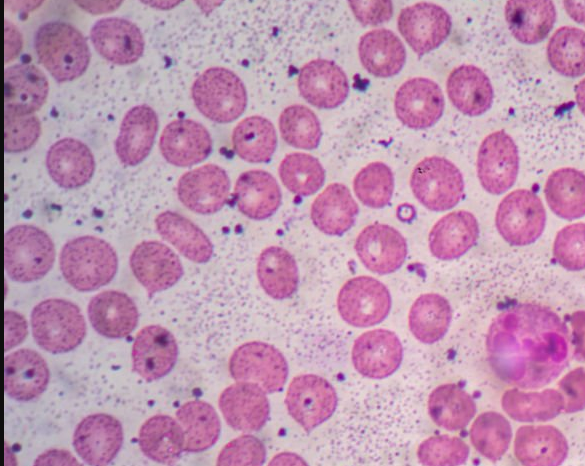
#> input picture tests/cellule_S.png, 585 x 466 px
$ python -i preprocessing_service.py   (imports and definitions only)
#> lines starting #> are read from the running program, lines starting #| are printed output that depends on the picture

import numpy as np
import cv2


class PreprocessingService:
    #Transforme des bytes d'image en tenseur prêt pour l'inférence.

    TARGET_SIZE: tuple[int, int] = (224, 224)

    def __init__(self, apply_clahe: bool = True) -> None:

        self._apply_clahe = apply_clahe

        # Pré-instanciation du processeur CLAHE
        self._clahe = cv2.createCLAHE(clipLimit=2.0, tileGridSize=(8, 8))

    # ── API publique ───

    def preprocess(self, image_bytes: bytes) -> np.ndarray:

        img = self._decode(image_bytes)
        img = self._resize(img)

        if self._apply_clahe:
            img = self._enhance_contrast(img)

        img = self._normalize(img)
        return img[np.newaxis, ...]          # (H, W, 3) → (1, H, W, 3)

    # ── Méthodes internes ─────

    def _decode(self, image_bytes: bytes) -> np.ndarray:
        """Décode les bytes en tableau NumPy RGB uint8."""
        buf = np.frombuffer(image_bytes, dtype=np.uint8)
        img_bgr = cv2.imdecode(buf, cv2.IMREAD_COLOR)

        if img_bgr is None:
            raise ValueError(
                "Impossible de décoder l'image. "
                "Vérifiez que le fichier est un JPG ou PNG valide et non corrompu."
            )

        # OpenCV charge en BGR → conversion en RGB
        return cv2.cvtColor(img_bgr, cv2.COLOR_BGR2RGB)

    def _resize(self, img: np.ndarray) -> np.ndarray:
        """Redimensionne l'image à TARGET_SIZE avec interpolation bilinéaire."""
        return cv2.resize(img, self.TARGET_SIZE, interpolation=cv2.INTER_LINEAR)

    def _enhance_contrast(self, img: np.ndarray) -> np.ndarray:
        """
        Applique CLAHE sur le canal L de l'espace LAB.
        Améliore la lisibilité des structures cellulaires sans saturer les couleurs.
        """
        lab = cv2.cvtColor(img, cv2.COLOR_RGB2LAB)
        l_channel, a_channel, b_channel = cv2.split(lab)
        l_enhanced = self._clahe.apply(l_channel)
        lab_enhanced = cv2.merge([l_enhanced, a_channel, b_channel])
        return cv2.cvtColor(lab_enhanced, cv2.COLOR_LAB2RGB)

    def _normalize(self, img: np.ndarray) -> np.ndarray:
        """Normalise les valeurs uint8 [0, 255] en float32 [0, 1]."""
        return img.astype(np.float32) / 255.0

>>> import cv2
>>> picture = cv2.imread('../../tests/cellule_S.png', cv2.IMREAD_GRAYSCALE)
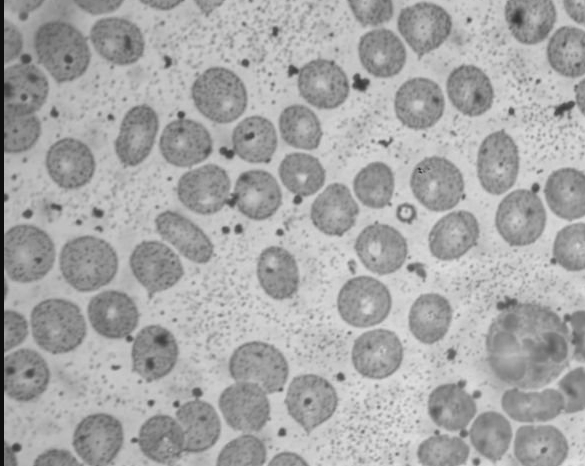
#> picture: shape (466, 585); min 14, max 227, mean 167.3
>>> result = PreprocessingService().preprocess(picture)
#> (the run stopped early here; a loop or call above may not have finished)
